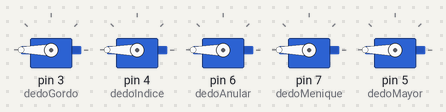
The sketch below on a simulated Arduino Uno, built with avr-gcc and run on an emulated ATmega328P. Parts: 5 × servo.

Above: at 2.1 s.
At 10.1 s:
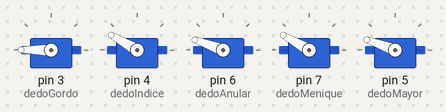
At 14.2 s:
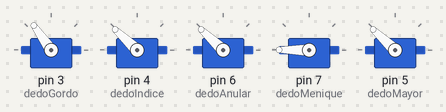
At 18.3 s:
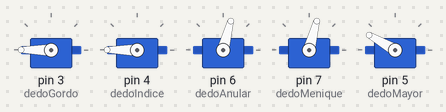
At 22.3 s:
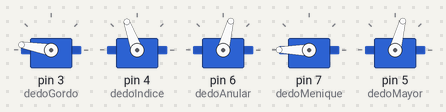
At 38.0 s:
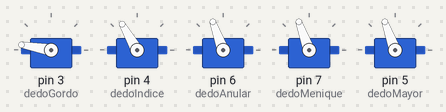
Timing chart, 0 to 40.0 s (numbered marks = the images above):
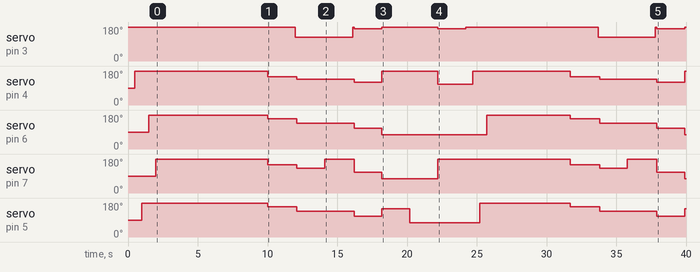

The sketch:

CODAPLI.ino
```cpp
#include <Servo.h>
Servo dedoGordo;
Servo dedoIndice;
Servo dedoAnular;
Servo dedoMenique;
Servo dedoMayor;

void setup() {
  dedoGordo.attach(3);
  dedoIndice.attach(4);
  dedoAnular.attach(6);
  dedoMenique.attach(7);
  dedoMayor.attach(5);
  abrirMano(); //Necesario para las rutinas
}


void abrirMano(){
  dedoGordo.write(180);
  delay(500);
  dedoIndice.write(180);
  delay(500);
  dedoMayor.write(180);
  delay(500);
  dedoAnular.write(180);
  delay(500);
  dedoMenique.write(180);
  delay(500);
}


void C(){
  dedoGordo.write(180);
  dedoIndice.write(150);
  dedoMayor.write(160);
  dedoAnular.write(160);
  dedoMenique.write(150);
}

void O(){
    dedoGordo.write(125);
    delay(100);
    dedoIndice.write(137);
    dedoMayor.write(137);
    dedoAnular.write(137);
    dedoMenique.write(130);
}

void D(){
    dedoGordo.write(125);
    dedoIndice.write(137);
    dedoMayor.write(137);
    dedoAnular.write(137);
    dedoMenique.write(180);
}

void A(){
  dedoIndice.write(120);
  dedoMayor.write(110);
  dedoAnular.write(110);
  dedoMenique.write(110);
  dedoGordo.write(170);
}

void P(){
  dedoGordo.write(180);
  dedoIndice.write(180);
  dedoMayor.write(150);
  dedoAnular.write(75);
  dedoMenique.write(75);
}

void L(){
  dedoIndice.write(180);
  dedoMayor.write(75);
  dedoAnular.write(75);
  dedoMenique.write(75);
  dedoGordo.write(180);
}

void I(){
  dedoGordo.write(170);
  dedoIndice.write(110);
  dedoMayor.write(75);
  dedoAnular.write(75);
  dedoMenique.write(180);

}


void CODAPLI(){
  abrirMano();
  delay(5000);
  C();
  delay(2000);
  O();
  delay(2000);
  D();
  delay(2000);
  dedoGordo.write(180);
  delay(100);
  A();
  delay(2000);
  P();
  delay(2000);
  L();
  delay(2000);
  I();
  delay(2000);
}

void loop() {
  CODAPLI();
}
```

Measured:
- by itself, servo on pin 5 (dedoMayor): 90° → 180° at 1.0 s, → 160° 9.0 s later, → 137° 2.1 s later, → 110° 4.1 s later, … (11 changes in this stretch)
- by itself, servo on pin 6 (dedoAnular): 90° → 180° at 1.5 s, → 160° 8.5 s later, → 137° 2.1 s later, → 110° 4.1 s later, … (10 changes in this stretch)
